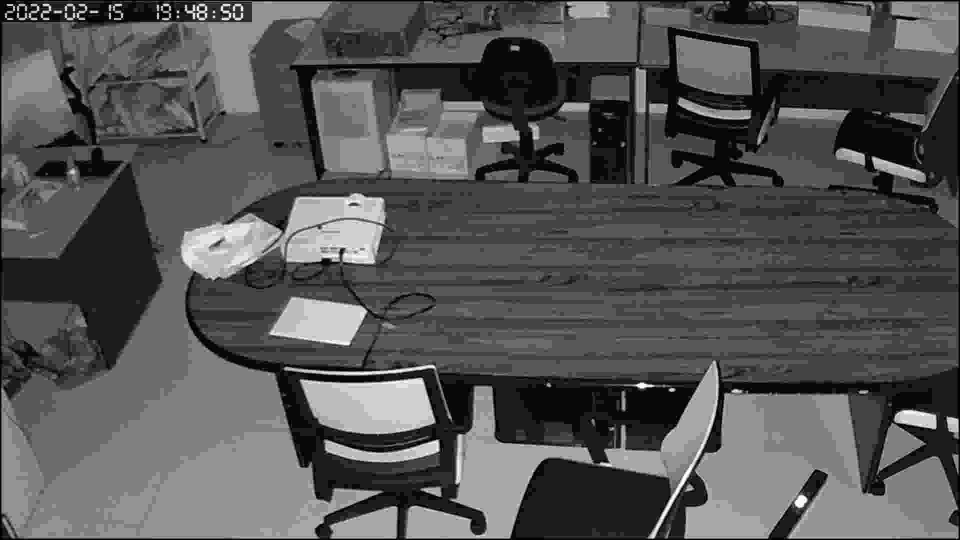
#> input picture backup/test1.jpg, 1920 x 1080 px, found by its file name (shown at 1/2 size)
$ python testFilter.py
#> lines starting #> are read from the running program, lines starting #| are printed output that depends on the picture
import cv2
import numpy as np

#OUTPUT = 'E:\\Documents\\20211113_Projects\\VTel\\furniture\\output.avi'
PATH_FRAME = 'E:\\Documents\\20211113_Projects\\VTel\\test1.jpg'

if __name__ == '__main__':
    image = cv2.imread(PATH_FRAME)
#> image is the input picture: shape (1080, 1920, 3); min 0, max 255, mean 85.3
    height, width, _ = np.shape(image)
#> height = 1080; width = 1920

    image = cv2.resize(image, (0,0), fx = 0.5, fy = 0.5)
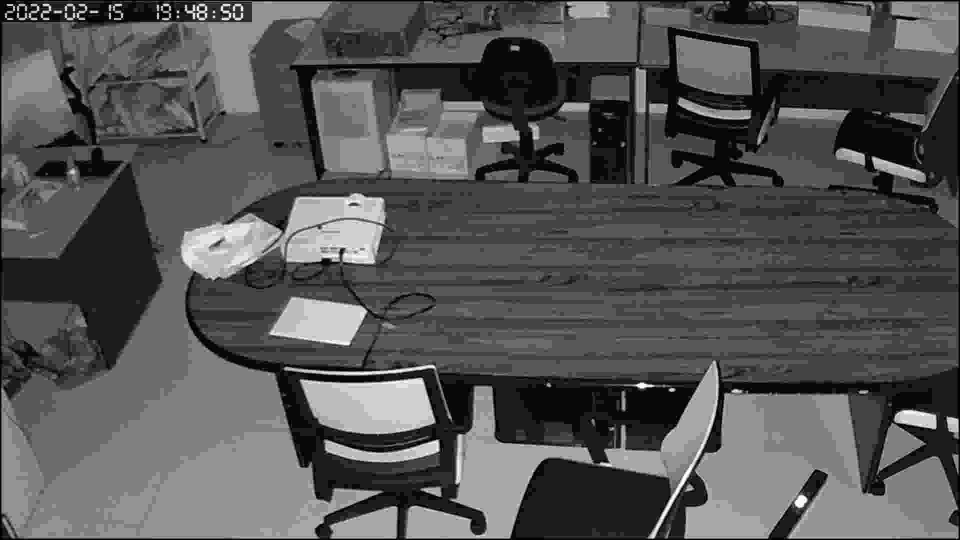
#> image: shape (540, 960, 3); min 0, max 255, mean 85.3
    # image = cv2.GaussianBlur(image,(3,3),0)
    # image = cv2.medianBlur(image,3)
    image = cv2.blur(image,(3,3))
    # image = cv2.bilateralFilter(image,9,75,75)

    cv2.imshow('frame',image)

    if cv2.waitKey(0) & 0xFF == ord('q'):
#> (key q is pressed here)
        cv2.destroyAllWindows()
